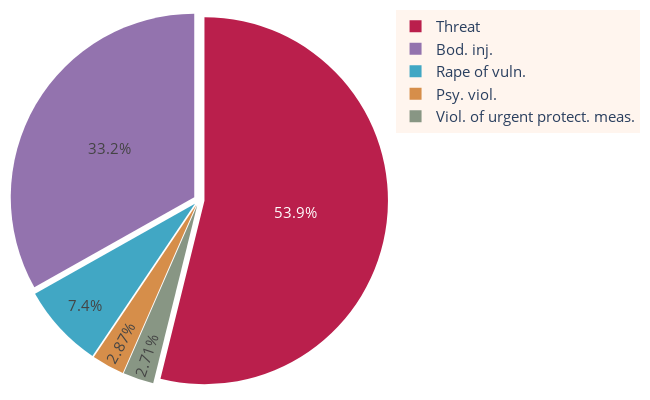

Notebook source saved alongside this figure:
### Code cell
crimes_frequentes = crimes_selecionados_para_df['consolidado'].value_counts().head(5)

fig = go.Figure(data=[go.Pie(labels=crimes_frequentes.index, values=crimes_frequentes.values,marker=dict(colors=custom_palette))])

fig.update_layout(#title= 'Crimes mais frequêntes contra a mulher',
                 margin=dict(l=10, r=10, t=10, b=10), font=dict(size=15),  
                  scene=dict(aspectmode="cube"),
                 height=400, width=650,
    plot_bgcolor='#FFF5EE',paper_bgcolor='white', legend=dict(bgcolor='#FFF5EE'))

fig.update_traces(textinfo='percent', pull=0.03, textposition='inside',
                  marker=dict(line=dict(color='white')),
                  textfont=dict(size=15))

#fig.write_image("imagens/5_crimes_frequentes.jpeg", format="jpeg", scale=5)

py.iplot(fig)
#fig.write_image("imagens_svg/crimes_mais_frequentes.svg")

### Figure 1 — Plotly figure (JSON) as saved in the notebook; plotly's stock layout.template omitted (floating-point values rounded to 4 significant figures)
{"data": [{"labels": ["Threat", "Bod. inj.", "Rape of vuln.", "Psy. viol.", "Viol. of urgent protect. meas."], "marker": {"colors": ["#BA1F4C", "#9373AE", "#41A7C4", "#D68E4A", "#889684", "#96C84E", "#352DA7", "#691D73", "#D4BE8E", "#386E0D", "#BF4F7F", "#AC3516", "#3A6CC6", "#295A96", "#DBB1C3"], "line": {"color": "white"}}, "pull": 0.03, "textfont": {"size": 15}, "textinfo": "percent", "textposition": "inside", "type": "pie", "values": [108996, 67112, 14986, 5818, 5476]}], "layout": {"font": {"size": 15}, "height": 400, "legend": {"bgcolor": "#FFF5EE"}, "margin": {"b": 10, "l": 10, "r": 10, "t": 10}, "paper_bgcolor": "white", "plot_bgcolor": "#FFF5EE", "scene": {"aspectmode": "cube"}, "width": 650}}
